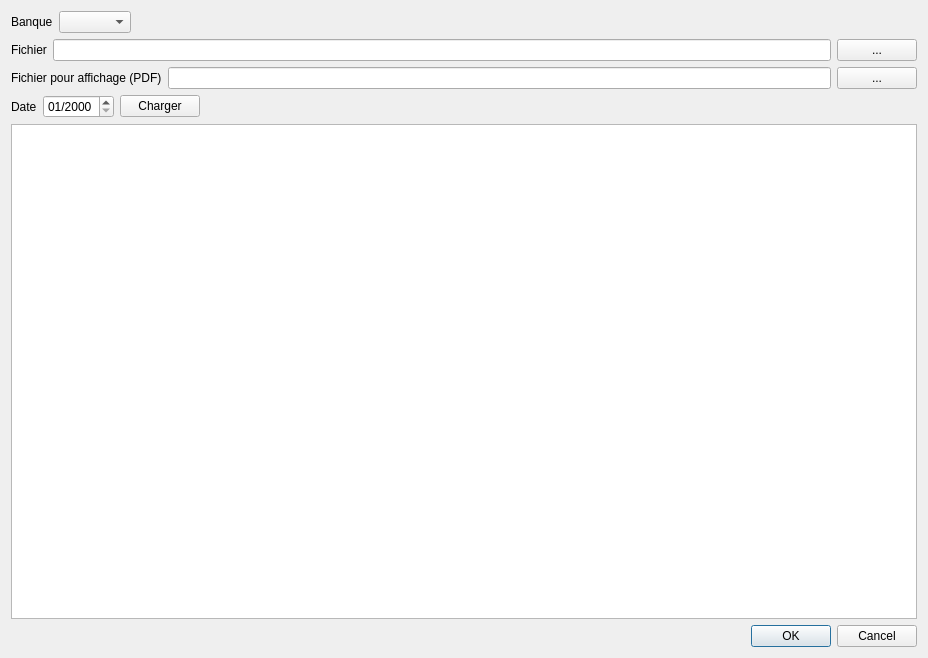
<?xml version="1.0" encoding="UTF-8"?>
<ui version="4.0">
 <class>DialogAddBankAccount</class>
 <widget class="QDialog" name="DialogAddBankAccount">
  <property name="geometry">
   <rect>
    <x>0</x>
    <y>0</y>
    <width>928</width>
    <height>658</height>
   </rect>
  </property>
  <property name="windowTitle">
   <string>Ajouter un relevé de compte bancaire</string>
  </property>
  <layout class="QVBoxLayout" name="verticalLayout">
   <item>
    <layout class="QHBoxLayout" name="horizontalLayout_3">
     <item>
      <widget class="QLabel" name="label_3">
       <property name="text">
        <string>Banque</string>
       </property>
      </widget>
     </item>
     <item>
      <widget class="QComboBox" name="comboBoxBank"/>
     </item>
     <item>
      <spacer name="horizontalSpacer">
       <property name="orientation">
        <enum>Qt::Horizontal</enum>
       </property>
       <property name="sizeHint" stdset="0">
        <size>
         <width>40</width>
         <height>20</height>
        </size>
       </property>
      </spacer>
     </item>
    </layout>
   </item>
   <item>
    <layout class="QHBoxLayout" name="horizontalLayout">
     <item>
      <widget class="QLabel" name="label">
       <property name="text">
        <string>Fichier</string>
       </property>
      </widget>
     </item>
     <item>
      <widget class="QLineEdit" name="lineEditFilePath">
       <property name="readOnly">
        <bool>true</bool>
       </property>
      </widget>
     </item>
     <item>
      <widget class="QPushButton" name="buttonBrowse">
       <property name="text">
        <string>...</string>
       </property>
      </widget>
     </item>
    </layout>
   </item>
   <item>
    <layout class="QHBoxLayout" name="horizontalLayout_2">
     <item>
      <widget class="QLabel" name="label_2">
       <property name="text">
        <string>Fichier pour affichage (PDF)</string>
       </property>
      </widget>
     </item>
     <item>
      <widget class="QLineEdit" name="lineEditFilePathDisplay">
       <property name="readOnly">
        <bool>true</bool>
       </property>
      </widget>
     </item>
     <item>
      <widget class="QPushButton" name="buttonBrowseDisplay">
       <property name="text">
        <string>...</string>
       </property>
      </widget>
     </item>
    </layout>
   </item>
   <item>
    <layout class="QHBoxLayout" name="horizontalLayout_4">
     <item>
      <widget class="QLabel" name="label_4">
       <property name="text">
        <string>Date</string>
       </property>
      </widget>
     </item>
     <item>
      <widget class="QDateEdit" name="dateEdit">
       <property name="displayFormat">
        <string>MM/yyyy</string>
       </property>
      </widget>
     </item>
     <item>
      <widget class="QPushButton" name="buttonLoad">
       <property name="text">
        <string>Charger</string>
       </property>
      </widget>
     </item>
     <item>
      <spacer name="horizontalSpacer_2">
       <property name="orientation">
        <enum>Qt::Horizontal</enum>
       </property>
       <property name="sizeHint" stdset="0">
        <size>
         <width>40</width>
         <height>20</height>
        </size>
       </property>
      </spacer>
     </item>
    </layout>
   </item>
   <item>
    <widget class="QTableView" name="tableView">
     <attribute name="horizontalHeaderStretchLastSection">
      <bool>true</bool>
     </attribute>
    </widget>
   </item>
   <item>
    <widget class="QDialogButtonBox" name="buttonBox">
     <property name="orientation">
      <enum>Qt::Horizontal</enum>
     </property>
     <property name="standardButtons">
      <set>QDialogButtonBox::Cancel|QDialogButtonBox::Ok</set>
     </property>
    </widget>
   </item>
  </layout>
 </widget>
 <resources/>
 <connections>
  <connection>
   <sender>buttonBox</sender>
   <signal>accepted()</signal>
   <receiver>DialogAddBankAccount</receiver>
   <slot>accept()</slot>
   <hints>
    <hint type="sourcelabel">
     <x>248</x>
     <y>254</y>
    </hint>
    <hint type="destinationlabel">
     <x>157</x>
     <y>274</y>
    </hint>
   </hints>
  </connection>
  <connection>
   <sender>buttonBox</sender>
   <signal>rejected()</signal>
   <receiver>DialogAddBankAccount</receiver>
   <slot>reject()</slot>
   <hints>
    <hint type="sourcelabel">
     <x>316</x>
     <y>260</y>
    </hint>
    <hint type="destinationlabel">
     <x>286</x>
     <y>274</y>
    </hint>
   </hints>
  </connection>
 </connections>
</ui>
